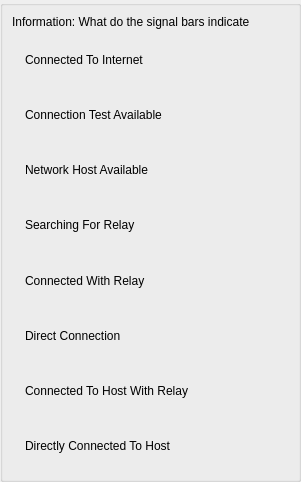
<?xml version="1.0" encoding="UTF-8"?>
<ui version="4.0">
 <class>AppletGetStartedUi</class>
 <widget class="QWidget" name="AppletGetStartedUi">
  <property name="geometry">
   <rect>
    <x>0</x>
    <y>0</y>
    <width>301</width>
    <height>482</height>
   </rect>
  </property>
  <property name="sizePolicy">
   <sizepolicy hsizetype="Preferred" vsizetype="Preferred">
    <horstretch>0</horstretch>
    <verstretch>0</verstretch>
   </sizepolicy>
  </property>
  <property name="minimumSize">
   <size>
    <width>0</width>
    <height>50</height>
   </size>
  </property>
  <property name="maximumSize">
   <size>
    <width>16777215</width>
    <height>16777215</height>
   </size>
  </property>
  <property name="windowTitle">
   <string>Information</string>
  </property>
  <layout class="QVBoxLayout" name="verticalLayout">
   <property name="spacing">
    <number>0</number>
   </property>
   <property name="leftMargin">
    <number>0</number>
   </property>
   <property name="topMargin">
    <number>0</number>
   </property>
   <property name="rightMargin">
    <number>0</number>
   </property>
   <property name="bottomMargin">
    <number>0</number>
   </property>
   <item>
    <widget class="QGroupBox" name="StyledDlgItemsBox">
     <property name="sizePolicy">
      <sizepolicy hsizetype="Expanding" vsizetype="Expanding">
       <horstretch>0</horstretch>
       <verstretch>0</verstretch>
      </sizepolicy>
     </property>
     <property name="minimumSize">
      <size>
       <width>0</width>
       <height>0</height>
      </size>
     </property>
     <property name="title">
      <string/>
     </property>
     <layout class="QVBoxLayout" name="verticalLayout_2">
      <item>
       <widget class="QLabel" name="m_InfoLabel">
        <property name="text">
         <string>Information: What do the signal bars indicate</string>
        </property>
       </widget>
      </item>
      <item>
       <layout class="QHBoxLayout" name="horizontalLayout">
        <item>
         <widget class="VxLabel" name="m_Pic_1">
          <property name="sizePolicy">
           <sizepolicy hsizetype="Preferred" vsizetype="Expanding">
            <horstretch>0</horstretch>
            <verstretch>0</verstretch>
           </sizepolicy>
          </property>
          <property name="minimumSize">
           <size>
            <width>0</width>
            <height>0</height>
           </size>
          </property>
          <property name="text">
           <string/>
          </property>
         </widget>
        </item>
        <item>
         <widget class="VxLabel" name="m_PicLabel_1">
          <property name="sizePolicy">
           <sizepolicy hsizetype="Expanding" vsizetype="Expanding">
            <horstretch>0</horstretch>
            <verstretch>0</verstretch>
           </sizepolicy>
          </property>
          <property name="minimumSize">
           <size>
            <width>0</width>
            <height>0</height>
           </size>
          </property>
          <property name="text">
           <string>Connected To Internet</string>
          </property>
         </widget>
        </item>
       </layout>
      </item>
      <item>
       <layout class="QHBoxLayout" name="horizontalLayout_2">
        <item>
         <widget class="VxLabel" name="m_Pic_2">
          <property name="sizePolicy">
           <sizepolicy hsizetype="Preferred" vsizetype="Expanding">
            <horstretch>0</horstretch>
            <verstretch>0</verstretch>
           </sizepolicy>
          </property>
          <property name="minimumSize">
           <size>
            <width>0</width>
            <height>0</height>
           </size>
          </property>
          <property name="text">
           <string/>
          </property>
         </widget>
        </item>
        <item>
         <widget class="VxLabel" name="m_PicLabel_2">
          <property name="sizePolicy">
           <sizepolicy hsizetype="Expanding" vsizetype="Expanding">
            <horstretch>0</horstretch>
            <verstretch>0</verstretch>
           </sizepolicy>
          </property>
          <property name="minimumSize">
           <size>
            <width>0</width>
            <height>0</height>
           </size>
          </property>
          <property name="text">
           <string>Connection Test Available</string>
          </property>
         </widget>
        </item>
       </layout>
      </item>
      <item>
       <layout class="QHBoxLayout" name="horizontalLayout_3">
        <item>
         <widget class="VxLabel" name="m_Pic_3">
          <property name="sizePolicy">
           <sizepolicy hsizetype="Preferred" vsizetype="Expanding">
            <horstretch>0</horstretch>
            <verstretch>0</verstretch>
           </sizepolicy>
          </property>
          <property name="minimumSize">
           <size>
            <width>0</width>
            <height>0</height>
           </size>
          </property>
          <property name="text">
           <string/>
          </property>
         </widget>
        </item>
        <item>
         <widget class="VxLabel" name="m_PicLabel_3">
          <property name="sizePolicy">
           <sizepolicy hsizetype="Expanding" vsizetype="Expanding">
            <horstretch>0</horstretch>
            <verstretch>0</verstretch>
           </sizepolicy>
          </property>
          <property name="minimumSize">
           <size>
            <width>0</width>
            <height>0</height>
           </size>
          </property>
          <property name="text">
           <string>Network Host Available</string>
          </property>
         </widget>
        </item>
       </layout>
      </item>
      <item>
       <layout class="QHBoxLayout" name="horizontalLayout_4">
        <item>
         <widget class="VxLabel" name="m_Pic_4">
          <property name="sizePolicy">
           <sizepolicy hsizetype="Preferred" vsizetype="Expanding">
            <horstretch>0</horstretch>
            <verstretch>0</verstretch>
           </sizepolicy>
          </property>
          <property name="minimumSize">
           <size>
            <width>0</width>
            <height>0</height>
           </size>
          </property>
          <property name="text">
           <string/>
          </property>
         </widget>
        </item>
        <item>
         <widget class="VxLabel" name="m_PicLabel_4">
          <property name="sizePolicy">
           <sizepolicy hsizetype="Expanding" vsizetype="Expanding">
            <horstretch>0</horstretch>
            <verstretch>0</verstretch>
           </sizepolicy>
          </property>
          <property name="minimumSize">
           <size>
            <width>0</width>
            <height>0</height>
           </size>
          </property>
          <property name="text">
           <string>Searching For Relay</string>
          </property>
         </widget>
        </item>
       </layout>
      </item>
      <item>
       <layout class="QHBoxLayout" name="horizontalLayout_5">
        <item>
         <widget class="VxLabel" name="m_Pic_5">
          <property name="sizePolicy">
           <sizepolicy hsizetype="Preferred" vsizetype="Expanding">
            <horstretch>0</horstretch>
            <verstretch>0</verstretch>
           </sizepolicy>
          </property>
          <property name="minimumSize">
           <size>
            <width>0</width>
            <height>0</height>
           </size>
          </property>
          <property name="text">
           <string/>
          </property>
         </widget>
        </item>
        <item>
         <widget class="VxLabel" name="m_PicLabel_5">
          <property name="sizePolicy">
           <sizepolicy hsizetype="Expanding" vsizetype="Expanding">
            <horstretch>0</horstretch>
            <verstretch>0</verstretch>
           </sizepolicy>
          </property>
          <property name="minimumSize">
           <size>
            <width>0</width>
            <height>0</height>
           </size>
          </property>
          <property name="text">
           <string>Connected With Relay</string>
          </property>
         </widget>
        </item>
       </layout>
      </item>
      <item>
       <layout class="QHBoxLayout" name="horizontalLayout_6">
        <item>
         <widget class="VxLabel" name="m_Pic_6">
          <property name="sizePolicy">
           <sizepolicy hsizetype="Preferred" vsizetype="Expanding">
            <horstretch>0</horstretch>
            <verstretch>0</verstretch>
           </sizepolicy>
          </property>
          <property name="minimumSize">
           <size>
            <width>0</width>
            <height>0</height>
           </size>
          </property>
          <property name="text">
           <string/>
          </property>
         </widget>
        </item>
        <item>
         <widget class="VxLabel" name="m_PicLabel_6">
          <property name="sizePolicy">
           <sizepolicy hsizetype="Expanding" vsizetype="Expanding">
            <horstretch>0</horstretch>
            <verstretch>0</verstretch>
           </sizepolicy>
          </property>
          <property name="minimumSize">
           <size>
            <width>0</width>
            <height>0</height>
           </size>
          </property>
          <property name="text">
           <string>Direct Connection</string>
          </property>
         </widget>
        </item>
       </layout>
      </item>
      <item>
       <layout class="QHBoxLayout" name="horizontalLayout_7">
        <item>
         <widget class="VxLabel" name="m_Pic_7">
          <property name="sizePolicy">
           <sizepolicy hsizetype="Preferred" vsizetype="Expanding">
            <horstretch>0</horstretch>
            <verstretch>0</verstretch>
           </sizepolicy>
          </property>
          <property name="minimumSize">
           <size>
            <width>0</width>
            <height>0</height>
           </size>
          </property>
          <property name="text">
           <string/>
          </property>
         </widget>
        </item>
        <item>
         <widget class="VxLabel" name="m_PicLabel_7">
          <property name="sizePolicy">
           <sizepolicy hsizetype="Expanding" vsizetype="Expanding">
            <horstretch>0</horstretch>
            <verstretch>0</verstretch>
           </sizepolicy>
          </property>
          <property name="minimumSize">
           <size>
            <width>0</width>
            <height>0</height>
           </size>
          </property>
          <property name="text">
           <string>Connected To Host With Relay</string>
          </property>
         </widget>
        </item>
       </layout>
      </item>
      <item>
       <layout class="QHBoxLayout" name="horizontalLayout_8">
        <item>
         <widget class="VxLabel" name="m_Pic_8">
          <property name="sizePolicy">
           <sizepolicy hsizetype="Preferred" vsizetype="Expanding">
            <horstretch>0</horstretch>
            <verstretch>0</verstretch>
           </sizepolicy>
          </property>
          <property name="minimumSize">
           <size>
            <width>0</width>
            <height>0</height>
           </size>
          </property>
          <property name="text">
           <string/>
          </property>
         </widget>
        </item>
        <item>
         <widget class="VxLabel" name="m_PicLabel_8">
          <property name="sizePolicy">
           <sizepolicy hsizetype="Expanding" vsizetype="Expanding">
            <horstretch>0</horstretch>
            <verstretch>0</verstretch>
           </sizepolicy>
          </property>
          <property name="minimumSize">
           <size>
            <width>0</width>
            <height>0</height>
           </size>
          </property>
          <property name="text">
           <string>Directly Connected To Host</string>
          </property>
         </widget>
        </item>
       </layout>
      </item>
     </layout>
    </widget>
   </item>
  </layout>
 </widget>
 <customwidgets>
  <customwidget>
   <class>VxLabel</class>
   <extends>QLabel</extends>
   <header>VxLabel.h</header>
  </customwidget>
 </customwidgets>
 <resources/>
 <connections/>
</ui>
